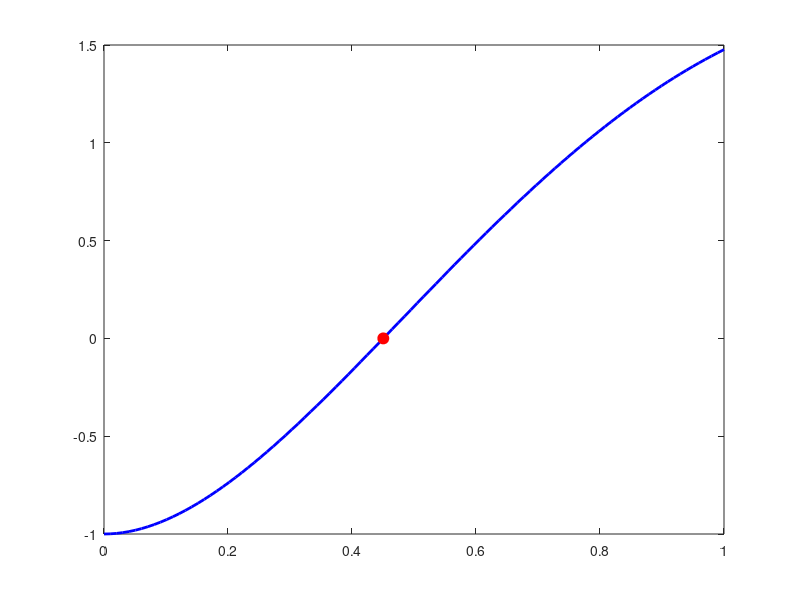

Write the MATLAB code that produced this figure. (Note: this script raises an error after producing the figure.)
clc; clear; close all;

f = @(x) 8*x.*sin(x).*exp(-x) - 1;
df = @(x) 8*exp(-x).*(sin(x) + x.*cos(x)) - 8*x.*sin(x).*exp(-x); 

x0 = 0.3;
N = 5;

fprintf('Iteración    x_i        f(x_i)     f''(x_i)    Error relativo (%%)\n');
fprintf('-------------------------------------------------------------------\n');

for i = 1:N
    fx = f(x0);
    dfx = df(x0);
    
    if dfx == 0
        error('Derivada nula, Newton-Raphson no puede continuar.');
    end
    
    x1 = x0 - fx / dfx;
    
    if i == 1
        er = NaN;
    else
        er = abs((x1 - x0) / x1) * 100;
    end
    
    fprintf('%4d    %8.4g   %8.4g   %8.4g   %8.4g\n', i, x1, fx, dfx, er);
    
    x0 = x1;
end

x_vals = linspace(0, 1, 100);
y_vals = f(x_vals);

figure;
plot(x_vals, y_vals, 'b', 'LineWidth', 2);
hold on;
plot(x1, f(x1), 'ro', 'MarkerFaceColor', 'r', 'MarkerSize', 8);
yline(0, '--k');
xlabel('x');
ylabel('f(x)');
title('Método de Newton-Raphson');
grid on;
legend('f(x)', 'Raíz estimada');
hold off;